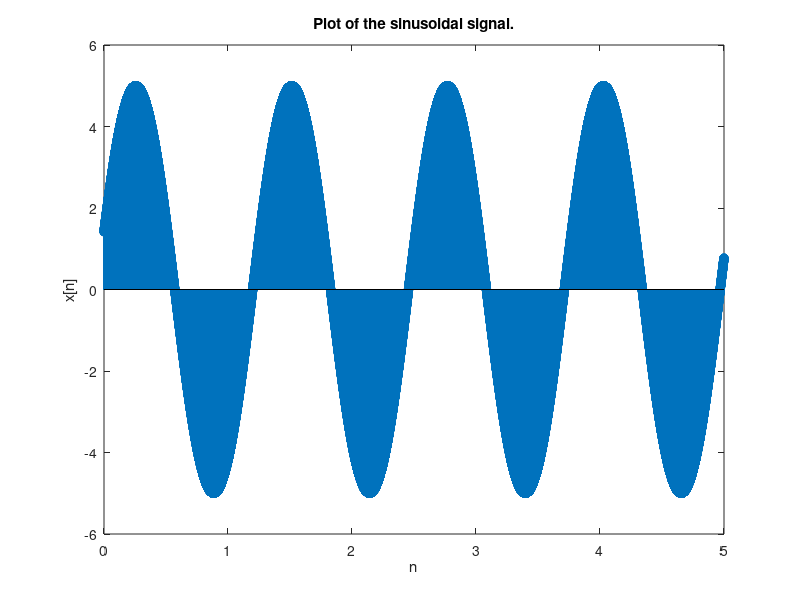

The MATLAB script that drew this image:
clc;
clear all;
close all;
warning off;
L=input("Enter the length:-"); 
A=input("Enter the amplitude:-"); 
w0=input("Enter the angular frequency:-"); 
phi=input("Enter the phase:-"); 
fs=20000; 
n=0:1/fs:L; 
x=A*cos(w0*n+phi); 
stem(n,x); 
title('Plot of the sinusoidal signal.'); 
xlabel("n"); 
ylabel("x[n]"); 
